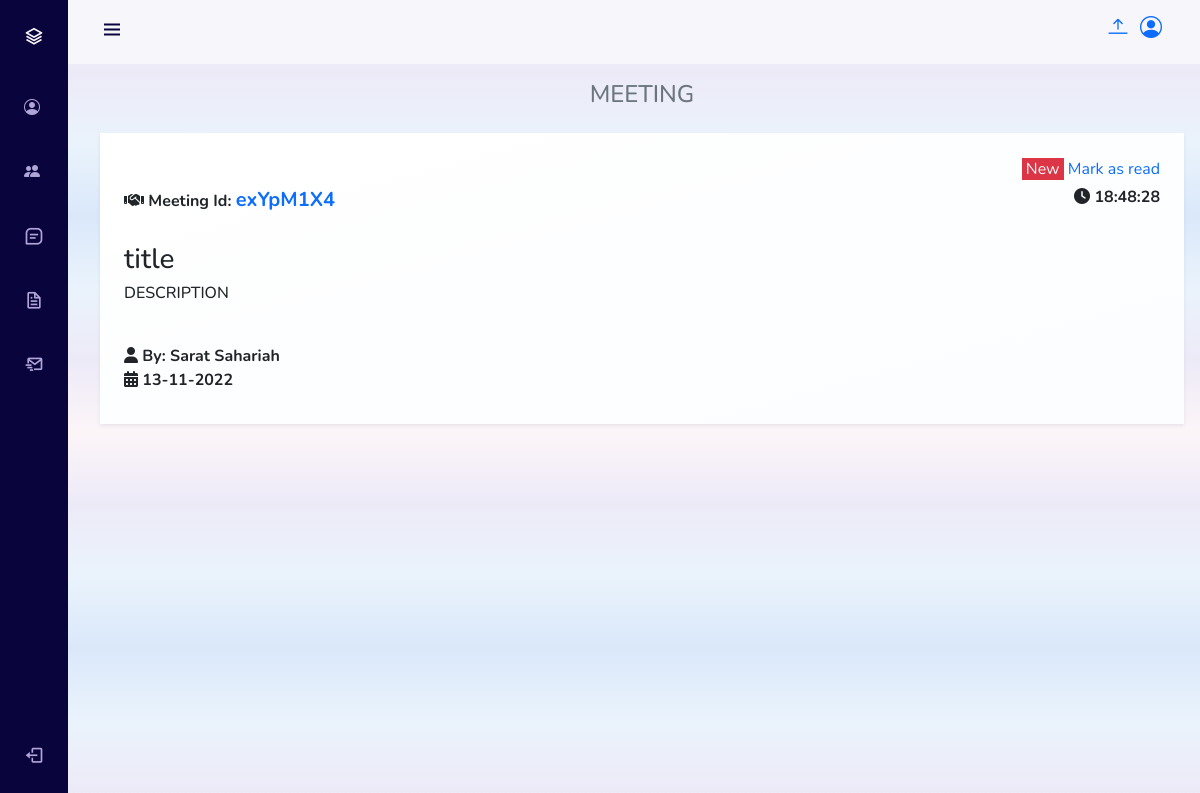
The app's page /student/student_meeting.php (signed in), older data.
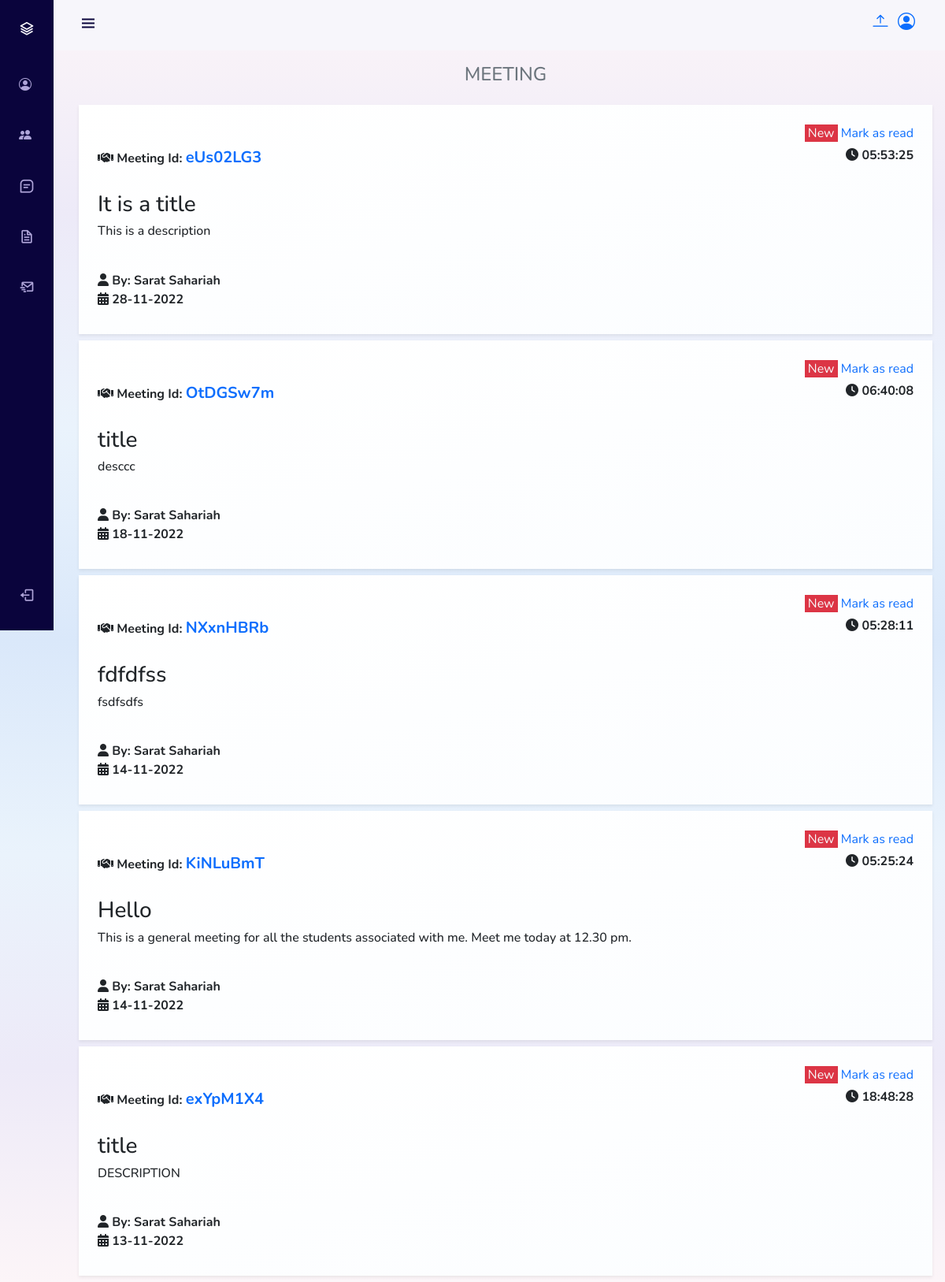
The same page, newer data.
### tables this page shows
CREATE TABLE `group_meeting` (
  `meeting_code` varchar(8) NOT NULL,
  `mentor_id` char(6) NOT NULL,
  `rollno` char(8) NOT NULL,
  `meeting_id` int(11) NOT NULL,
  `title` varchar(50) NOT NULL,
  `description` varchar(200) DEFAULT NULL,
  `date_time` timestamp NOT NULL DEFAULT current_timestamp() ON UPDATE current_timestamp(),
  `student_remarks` varchar(100) DEFAULT NULL,
  `mentor_remarks` varchar(100) DEFAULT NULL,
  `mark_read` tinyint(1) NOT NULL
);

CREATE TABLE `mentor` (
  `mentor_id` char(6) NOT NULL,
  `mentor_email` varchar(90) NOT NULL,
  `mentor_phone` char(10) NOT NULL,
  `mentor_firstname` varchar(35) NOT NULL,
  `mentor_lastname` varchar(35) NOT NULL,
  `mentor_department` varchar(100) NOT NULL,
  `mentor_password` varchar(255) NOT NULL
);

### student/meeting/group_template.php (the view)
<div class="meeting_card container shadow-sm p-4 mb-2" style="background-image: linear-gradient(to bottom right, white, #fbfdff);">
        <div class="markasread_part d-flex justify-content-end">
            <?php
            if($rows['mark_read'] == 0) { ?>
            <a id="<?php echo $rows['meeting_code']; ?>" class="update" href="#" data-role="update" data-id="<?php echo $rows['meeting_code'] ?>"><span class="text-light bg-danger px-1">New</span> Mark as read</a>
            <?php }
            else { ?>
            <i class="bi bi-check-lg"></i>
            <?php }
            ?>
        </div>
        <div class="first_section d-flex justify-content-between flex-wrap py-1">
            <div class="meeting_id">
                <span class=""><i class="fa-solid fa-handshake"></i><strong> Meeting Id: <span class="text-primary fs-5">
                <?php
                        echo $rows['meeting_code'];
                ?>
                </span></strong></span>
            </div>
            <div class="meeting_timing">
                <span class=""><i class="fa-solid fa-clock"></i><strong>
                    <?php
                        include 'script/time_group_meeting.php';
                    ?>
                </strong></span>
            </div>
        </div>
        <div class="second_section py-4">
            <div class="heading_part">
                <h3>
                    <?php
                        echo $rows['title'];
                    ?>
                </h3>
            </div>
            <div class="subheading_part">
                <h6>
                    <?php
                        echo $rows['description'];
                    ?>
                </h6>
            </div>
        </div>
        <div class="third_section py-2">
            <div class="organizer">
                <span class=""><i class="fa-solid fa-user"></i><strong> By: <span>
                    <?php
                    $mentorID = $rows['mentor_id'];
                    $sqll = "
                    SELECT mentor_firstname, mentor_lastname FROM `mentor` WHERE `mentor_id` = '$mentorID';
                    ";
                    $results = mysqli_query($conn, $sqll);
                    if($results) {
                        while($row = mysqli_fetch_assoc($results)) {
                            echo $row['mentor_firstname']. " " . $row['mentor_lastname'];
                        }
                    }
                    else {
                        echo 'mentor name';
                    }
                    ?>
                </span></strong></span>
            </div>
            <div class="date_part">
                <span class=""><i class="fa-solid fa-calendar-days"></i><strong><span>
                    <?php
                        include 'script/date_group_meeting.php';
                    ?>
                </span></strong></span>
            </div>
        </div>
    </div>

### student/student_meeting.php (shortened to what this page needs)
<!DOCTYPE html>
<html lang="en">
<head>
    <link href="https://cdn.jsdelivr.net/npm/bootstrap@5.2.1/dist/css/bootstrap.min.css" rel="stylesheet">
    <link rel="stylesheet" href="https://cdnjs.cloudflare.com/ajax/libs/font-awesome/6.2.0/css/all.min.css">
    <link href='https://cdn.jsdelivr.net/npm/boxicons@2.0.5/css/boxicons.min.css' rel='stylesheet'>
    <link rel="stylesheet" href="https://cdn.jsdelivr.net/npm/bootstrap-icons@1.3.0/font/bootstrap-icons.css">
    <link rel="stylesheet" href="https://cdn.jsdelivr.net/npm/bootstrap-icons@1.10.1/font/bootstrap-icons.css">
    <link rel="stylesheet" href="../style/profile_sidebar.css">
    <link rel="stylesheet" href="../style/bg_color.css">
</head>
<body id="body-pd">
    <?php
    include "partials/_navbar.php";
    include "../partials/_dbconnect.php";
    ?>
    <div class="container">
        <h4 class="text-center text-secondary py-3">MEETING</h4>
    </div>
    <?php
        $rollNo = $_SESSION['rollno'];
        $sql = "
        SELECT * FROM `group_meeting` WHERE `rollno` = '$rollNo' ORDER BY `meeting_id` DESC;;
        ";
        $result = mysqli_query($conn, $sql);
        $no_of_rows = mysqli_num_rows($result);
        if($no_of_rows > 0) {
            while($rows = mysqli_fetch_assoc($result)) {
                include "meeting/group_template.php";
            }
        }
        else {
            echo "<div class='container py-4'><p>Currently, you have no new meetings.</p></div>";
        }
    ?>
</body>
</html>

### student/partials/_navbar.php
<?php
    echo '
    <header class="header" id="header">
        <div class="header__toggle">
            <i class="bx bx-menu" id="header-toggle"></i>
        </div>
        <div class="header__img icon_section">
            <a href="student_fileupload.php"><i class="bi bi-arrow-bar-up"></i></a>
            <a href="student_profile.php"><i class="bi bi-person-circle profile_icon"></i></a>
        </div>
    </header>
    <div class="l-navbar" id="nav-bar">
        <nav class="nav">
            <div>
                <a href="student_profile.php" class="nav__logo">
                    <i class="bx bx-layer nav__logo-icon"></i>
                    <span class="nav__logo-name">STUDENT</span>
                </a>
                <div class="nav__list">
                    <a href="student_profile.php" class="nav__link">
                        <i class="bi bi-person-circle"></i>
                        <span class="nav__name">Profile</span>
                    </a>
                    <a href="student_meeting.php" class="nav__link">
                        <i class="bi bi-people-fill"></i>
                        <span class="nav__name">Meeting</span>
                    </a>
                    <a href="student_notice.php" class="nav__link">
                        <i class="bx bx-message-square-detail nav__icon"></i>
                        <span class="nav__name">Notice</span>
                    </a>
                    <a href="student_fileupload.php" class="nav__link">
                        <i class="bx bx-file nav__icon"></i>
                        <span class="nav__name">Upload</span>
                    </a>
                    <a href="#" class="nav__link">
                        <i class="bx bx-mail-send nav__icon"></i>
                        <span class="nav__name">Query</span>
                    </a>
                </div>
            </div>
            <a href="#" class="nav__link">
                <i class="bx bx-log-out nav__icon" id="logoutbtn"></i>
                <span class="nav__name">
                    <form action="student_profile.php" method="post">
                        <input class="bg-transparent text-danger border-0" type="submit" name="logout" value="Logout">
                    </form>
                </span>
            </a>
        </nav>
    </div>
    ';
?>

### student/meeting/script/time_group_meeting.php
<?php
$code = $rows['meeting_code'];
$query = "
SELECT TIME_FORMAT(`date_time`, '%H:%i:%s') TIMEONLY FROM `group_meeting` WHERE `meeting_code` = '$code';
";
$status = mysqli_query($conn, $query);
if($status) {
    while($r = mysqli_fetch_assoc($status)) {
        echo $r['TIMEONLY'];
        break;
    }
}
?>

### student/meeting/script/date_group_meeting.php
<?php
$code = $rows['meeting_code'];
$query = "
SELECT DATE_FORMAT(`date_time`, '%d-%m-%Y') DATEONLY FROM `group_meeting` WHERE `meeting_code` = '$code';
";
$status = mysqli_query($conn, $query);
if($status) {
    while($r = mysqli_fetch_assoc($status)) {
        echo $r['DATEONLY'];
        break;
    }
}
?>

### style/profile_sidebar.css (style rules this page uses)
:root { --header-height: 3rem; --nav-width: 68px; --first-color: #0a043c; --first-color-light: #AFA5D9; --white-color: #F7F6FB; --body-font: 'Nunito', sans-serif; --normal-font-size: 1rem; --z-fixed: 100; }
body { position: relative; margin: var(--header-height) 0 0 0; padding: 0 1rem; font-family: var(--body-font); font-size: var(--normal-font-size); transition: .5s; }
a { text-decoration: none; }
.header { width: 100%; height: var(--header-height); position: fixed; top: 0; left: 0; display: flex; align-items: center; justify-content: space-between; padding: 0 1rem; background-color: var(--white-color); z-index: var(--z-fixed); transition: .5s; }
.header__toggle { color: var(--first-color); font-size: 1.5rem; cursor: pointer; }
.header__img { width: auto; height: 35px; display: flex; justify-content: center; border-radius: 50%; overflow: hidden; }
.header__img a { padding: 0 6px; }
.l-navbar { position: fixed; top: 0; left: -30%; width: var(--nav-width); height: 100vh; background: var(--first-color); padding: .5rem 1rem 0 0; transition: .5s; z-index: var(--z-fixed); }
.nav { height: 100%; display: flex; flex-direction: column; justify-content: space-between; overflow: hidden; }
.nav__logo, .nav__link { display: grid; grid-template-columns: max-content max-content; align-items: center; column-gap: 1rem; padding: .5rem 0 .5rem 1.5rem; }
.nav__logo { margin-bottom: 2rem; }
.nav__logo-icon { font-size: 1.25rem; color: var(--white-color); }
.nav__link { position: relative; color: var(--first-color-light); margin-bottom: 1.5rem; transition: .3s; }
.nav__icon { font-size: 1.25rem; }
@media screen and (min-width:768px) { body { margin: calc(var(--header-height) + 1rem) 0 0 0; padding-left: calc(var(--nav-width) + 2rem); } }
@media screen and (min-width:768px) { .header { height: calc(var(--header-height) + 1rem); padding: 0 2rem 0 calc(var(--nav-width) + 2rem); } }
@media screen and (min-width:768px) { .header__img { width: auto; height: 40px; } }
@media screen and (min-width:768px) { .l-navbar { left: 0; padding: 1rem 1rem 0 0; } }

### style/bg_color.css (style rules this page uses)
* { box-sizing: border-box; }
body { background: linear-gradient(#fcf5f8, #edeaf8, #eaf3fc, #dae8fa, #eaf3fc, #edeaf8, #fcf5f8); height: auto; }
div.header__img a { font-size: 22px; }
div.icon_section a { padding-left: 5px; }

Row changes from the older to the newer data that the page shows:
added group_meeting: meeting_code "eUs02LG3", TIMEONLY "05:53:25", title "It is a title", description "This is a description", DATEONLY "28-11-2022", mentor (mentor_firstname "Sarat", mentor_lastname "Sahariah")
added group_meeting: meeting_code "OtDGSw7m", TIMEONLY "06:40:08", title "title", description "desccc", DATEONLY "18-11-2022", mentor (mentor_firstname "Sarat", mentor_lastname "Sahariah")
added group_meeting: meeting_code "NXxnHBRb", TIMEONLY "05:28:11", title "fdfdfss", description "fsdfsdfs", DATEONLY "14-11-2022", mentor (mentor_firstname "Sarat", mentor_lastname "Sahariah")
added group_meeting: meeting_code "KiNLuBmT", TIMEONLY "05:25:24", title "Hello", description "This is a general meeting for all the students associated with me. Meet me today at 12.30 pm.", DATEONLY "14-11-2022", mentor (mentor_firstname "Sarat", mentor_lastname "Sahariah")
